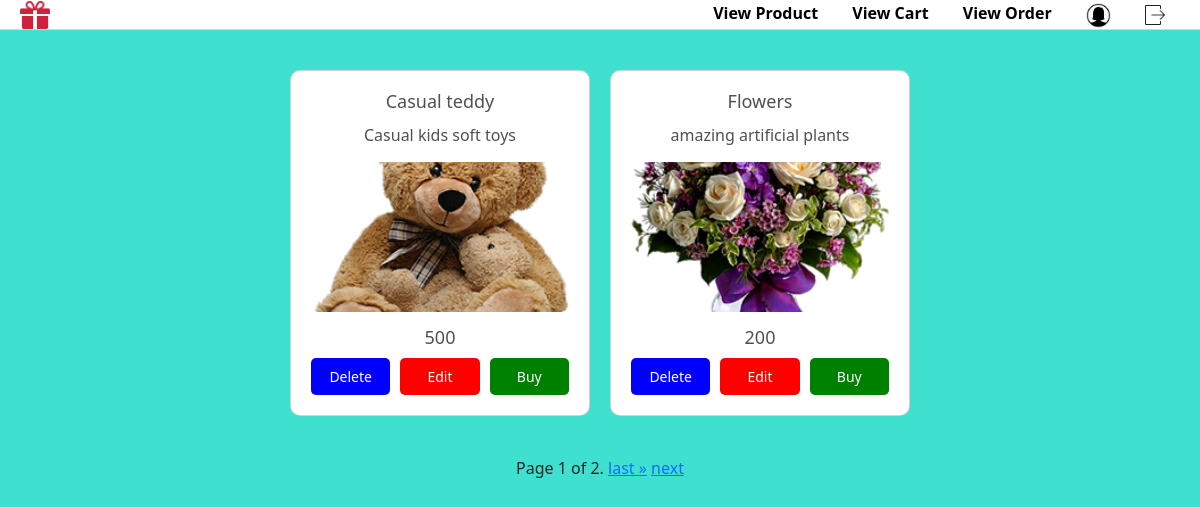
The page /viewcart (signed in) on the database as committed earlier.
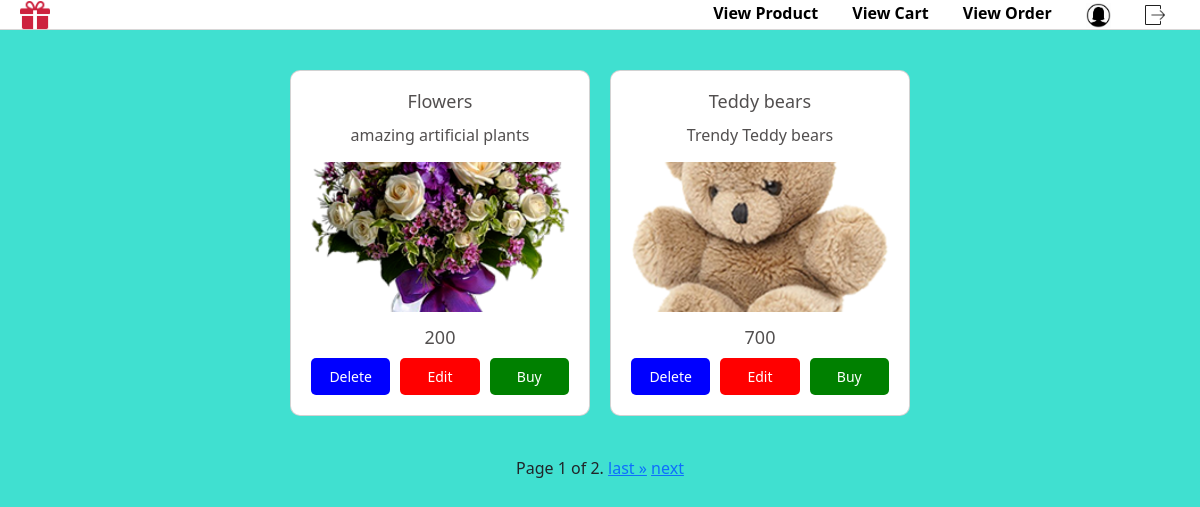
The same page on the database as committed later.
### app/models.py (models this page shows)
class Cart(models.Model):
    product_id=models.ForeignKey(Product,on_delete=models.CASCADE)
    user_id=models.ForeignKey(User,on_delete=models.CASCADE)
    quantity=models.IntegerField(default=1,null=True,blank=True)

class Product(models.Model):
    product_id=models.ForeignKey(Company,on_delete=models.CASCADE)
    name=models.CharField(max_length=100)
    image=models.FileField(upload_to='media')
    description=models.CharField(max_length=100)
    price=models.IntegerField()
    catogory=models.CharField(null=True,blank=True,max_length=100)

### app/views.py (the view)
# urls.py: path('viewcart',views.viewcart,name='viewcart'),
def viewcart(request):
    user = User.objects.get( user_id=request.user.id)
    data= Cart.objects.filter(user_id=user)
    items_per_page=2
    paginator=Paginator(data,items_per_page)
    page=request.GET.get('page',1)
    try:
        data=paginator.page(page)
    except PageNotAnInteger:
        data=paginator.page(1)
    except EmptyPage:
        data=paginator.page(paginator.num_pages)
    context={
        'data':data
    }
    return render(request, 'viewcart.html',context)

### templates/viewcart.html (shortened to what this page needs)
{% extends 'userproductview.html' %}
{% block content %}
</head>
<body>
    <div class="container">
        {% for i in data %}
        <div class="card">
            <h2>{{ i.product_id.name }}</h2>
            <p>{{ i.product_id.description }}</p>
            <img class="image" src="{{ i.product_id.image.url }}" alt="" height="100px" width="100px">
            <h2>{{i.product_id.price}}</h2>
            <div class="buttons">
               <a href="{% url 'deletecart' id=i.id %}" class="btn-delete">Delete</a>
               <a href="{% url 'editcart' id=i.id %}" class="btn-edit">Edit</a>
               <a href="{% url 'buyproduct' id=i.id %}" class="btn-buy">Buy</a>
            </div>
        </div>
        {% endfor %}
    </div>
    <div>
        <span>
          <span class="current">Page {{ data.number }} of {{ data.paginator.num_pages }}.</span>
          {% if data.has_next %}
            <a href="?page={{ data.paginator.num_pages }}">last &raquo;</a>
          {% endif %}
          {% if data.has_next %}
            <a  href="?page={{ data.next_page_number }}">next</a>
          {% endif %}
        </span>
    </div>
{% endblock %}

Rows that differ between the two databases and show on the page:
removed Cart: product_id.name "Casual teddy", product_id.description "Casual kids soft toys", product_id.image (picture), product_id.price "500"
now on this page (row unchanged): Cart: product_id.name "Teddy bears", product_id.description "Trendy Teddy bears", product_id.image (picture), product_id.price "700"
